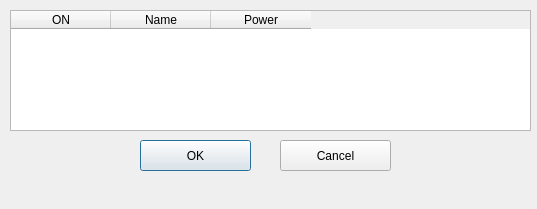
<?xml version="1.0" encoding="UTF-8"?>
<ui version="4.0">
 <class>SettingLightDialog</class>
 <widget class="QDialog" name="SettingLightDialog">
  <property name="geometry">
   <rect>
    <x>0</x>
    <y>0</y>
    <width>537</width>
    <height>209</height>
   </rect>
  </property>
  <property name="windowTitle">
   <string>Dialog</string>
  </property>
  <widget class="QTableWidget" name="tableWidget">
   <property name="geometry">
    <rect>
     <x>10</x>
     <y>10</y>
     <width>521</width>
     <height>121</height>
    </rect>
   </property>
   <column>
    <property name="text">
     <string>ON</string>
    </property>
   </column>
   <column>
    <property name="text">
     <string>Name</string>
    </property>
   </column>
   <column>
    <property name="text">
     <string>Power</string>
    </property>
   </column>
  </widget>
  <widget class="QPushButton" name="pushButtonOK">
   <property name="geometry">
    <rect>
     <x>140</x>
     <y>140</y>
     <width>111</width>
     <height>31</height>
    </rect>
   </property>
   <property name="text">
    <string>OK</string>
   </property>
   <property name="default">
    <bool>true</bool>
   </property>
  </widget>
  <widget class="QPushButton" name="pushButtonCancel">
   <property name="geometry">
    <rect>
     <x>280</x>
     <y>140</y>
     <width>111</width>
     <height>31</height>
    </rect>
   </property>
   <property name="text">
    <string>Cancel</string>
   </property>
  </widget>
 </widget>
 <resources/>
 <connections/>
</ui>
